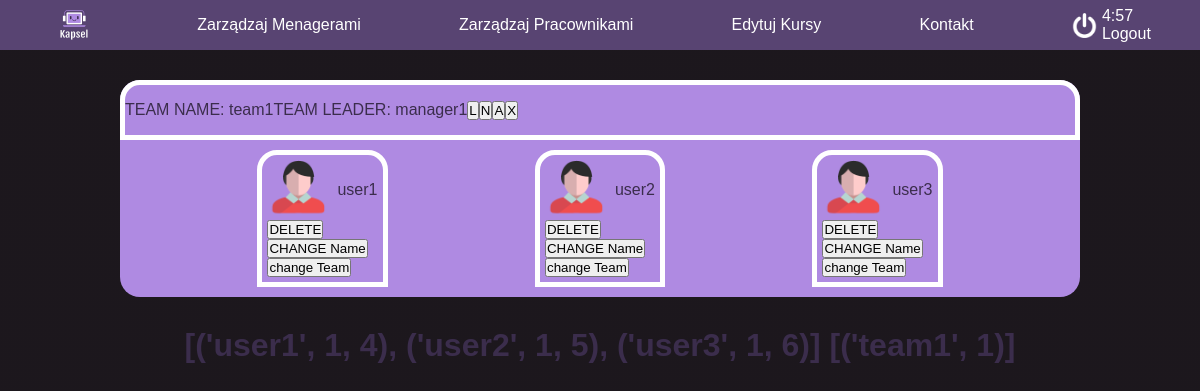
Page /manageUsers (signed in) on the committed database.
### tables this page shows
CREATE TABLE "users"
(
    id       integer
        primary key autoincrement,
    username text,
    role     text,
    password text,
    team_id  integer
);

CREATE TABLE teams
(
    id         integer
        constraint teams_pk
            primary key autoincrement,
    name       text,
    manager_id integer
);

### app.py (the view)
@app.route('/manageUsers')
def manage_users():
    session["localization"] = "manage_users"
    if not session.get("username"):
        return redirect("/login")
    if session.get("role") != 'manager' and session.get("role") != 'admin':
        abort(403)
    cursor.execute("SELECT username, team_id, id FROM users WHERE role=='user'")
    users = cursor.fetchall()
    teams = []
    cursor.execute("SELECT name, team_id FROM teams INNER JOIN users on teams.id=users.team_id WHERE role=='user'")
    teams = cursor.fetchall()
    cursor.execute("SELECT username, teams.id FROM users INNER JOIN teams on users.id=manager_id WHERE role=='manager'")
    managers = cursor.fetchall()
    teams2 = set(teams)
    teams = list(teams2)
    return render_template('manageUsers.html', users=users, teams=teams, managers=managers, role=session.get("role"))

### templates/manageUsers.html (shortened to what this page needs)
<!DOCTYPE html>
<html lang="pl-PL">
<head id="ctl00_Head1">
    <link rel="stylesheet" href="/static/style/style.css">
    <link rel="stylesheet" href="/static/style/nav.css">
    <link rel="stylesheet" href="/static/style/manageUsers.css">
</head>
<body class="CacheDetailsPage">
    {% include 'navbar.html' %}
    <div id="content">
        {% for i in teams %}
        <div class="teamContainer">
            {% for j in managers %}
            {% if i[1] == j[1] %}
                <div class="teamNav">
                    <p>TEAM NAME: {{ i[0] }}</p>
                    <p>TEAM LEADER: {{ j[0] }}</p>
                    <a href="" id="changeTeamLeader"><button onclick="changeTeamName()">L</button></a>
                    <a href="" id="changeTeamName"><button onclick="changeTeamName()">N</button></a>
                    <a href="" id="addToTeam"><button onclick="changeTeamName()">A</button></a>
                    <a href="{{ url_for('deleteTeam', team_id=j[1]) }}" id="deleteTeam"><button>X</button></a>
                </div>
                {% endif %}
            {% endfor %}
            <div class="teamContent">
                {% for j in users %}
                    {% if i[1]==j[1] %}
                    <div class="teamUser">
                        <div class="teamUserNav">
                        <div class="teamUserIcon"></div>
                            <div class="teamUserP"><p class="teamUserP">{{j[0]}}</p></div>
                            </div>
                        <a href="{{ url_for('deleteUser', user_id=j[2]) }}" id="deleteUser"><button>DELETE</button></a>
                        <a href="" id="changeUserName"><button>CHANGE Name</button></a>
                        <a href="" id="changeUserTeam"><button>change Team</button></a>
                    </div>
                    {% endif %}
                {% endfor %}
            </div>
        </div>
        {% endfor %}
      <h1>  {{ users }}
    {{ teams }}</h1>
    </div>
</body>
</html>

### templates/navbar.html (shortened to what this page needs)
<div id="nav">
    <nav>
        <ul>
            <li><a href="/" id="logo"><div id="logoDiv"></div></a></li>
            {% if role=='admin' %}
            <li class="navBtn"><a href="manageManagers">Zarządzaj Menagerami</a></li>
            <li class="navBtn"><a href="manageUsers">Zarządzaj Pracownikami</a></li>
            <li class="navBtn"><a href="manageCourses">Edytuj Kursy</a></li>
            {% elif role == 'manager'%}
            <li class="navBtn"><a href="">Zarządzaj Pracownikami</a></li>
            <li class="navBtn"><a href="">Informacje</a></li>
            {% endif %}
            <li class="navBtn"><a href="kontakt">Kontakt</a></li>
            <li id="logoutLi">
                <div class="horizontal">
                    <div id="logoutIcon"></div>
                    <div class="vertical">
                        <div id="timeout"></div>
                        <a href="/logout" id="logoutPageBtn">Logout</a>
                    </div>
                </div>
            </li>
        </ul>
    </nav>
</div>

### static/style/style.css (style rules this page uses)
* { margin:0; padding: 0; box-sizing: border-box; }
html, body { font-family: Helvetica, sans-serif; height: 100%; background-image: linear-gradient(rgba(19,14,20,0.8), rgba(19,14,20,0.8)), url(../icon/new-york-1745089_1920.jpg); background-position: center; background-size: cover; background-attachment: fixed; }
h1 { margin-top: 30px; }
#content { color:var(--bg); display: flex; flex-direction: column; align-items: center; padding-top: 60px; width: 100vw; height: 100vh; transition-duration: .3s; }

### static/style/nav.css (style rules this page uses)
* { margin:0; padding: 0; box-sizing: border-box; }
a { text-decoration: none; color:var(--white); }
#nav { z-index: 100000; position:fixed; top:0; display: flex; flex-direction: row; width: 100%; height: 5%; background-color: var(--bg); }
#logoDiv { background-image: url(/static/icon/LogoNoBg.png); background-size: 100% 100%; width: 50px; height: 50px; }
nav { width: 100%; height: 50px; display: flex; flex-direction: row; justify-content: center; align-items: center; }
nav > ul { display: flex; flex-direction: row; list-style-type: none; width: 100%; align-items: center; justify-content: space-around; height: 100%; background-color: var(--secbg); }
#timeout { color:white; }
.horizontal { display: flex; flex-direction: row; align-items: center; justify-content: center; gap: 5px; }
#logoutIcon { background-image: url(/static/icon/power.png); background-size: 100% 100%; width: 25px; height: 25px; }

### static/style/manageUsers.css (style rules this page uses)
.teamContainer { width:80vw; height: fit-content; background-color: var(--details); border-radius: 20px; margin-top: 20px; height: fit-content; }
.teamNav { width:80vw; height: 60px; background-color: var(--details); border: 5px solid var(--white); border-radius: 20px 20px 0px 0px; display: flex; align-items: center; }
.teamContent { width: 100%; display: flex; flex-direction: row; flex-wrap: wrap; justify-content: space-evenly; }
.teamUser { border-radius: 20px 20px 0px 0px; padding: 5px; border: 5px solid var(--white); margin: 10px; display: flex; flex-direction: column; }
.teamUserNav { display: flex; flex-direction: row; }
.teamUserIcon { background-image: url(/static/icon/icon_user.png); width:60px; height:60px; background-repeat: no-repeat; background-size: cover; }
.teamUserP { display: flex; align-items: center; text-align: center; margin-left: 5px; }

### static/style/root.css (style rules this page uses)
:root { --bg: #3b2d4c; --white: white; --secbg: #584472; --details: #af8ae2; --dark: #191420; }

### rows in the picture
users: username "user1"
users: username "manager1"
teams: name "team1"
users: username "user2"
users: username "user3"

### other values in the picture
{{ users }} "[('user1', 1, 4), ('user2', 1, 5), ('user3', 1, 6)]"
{{ teams }} "[('team1', 1)]"
